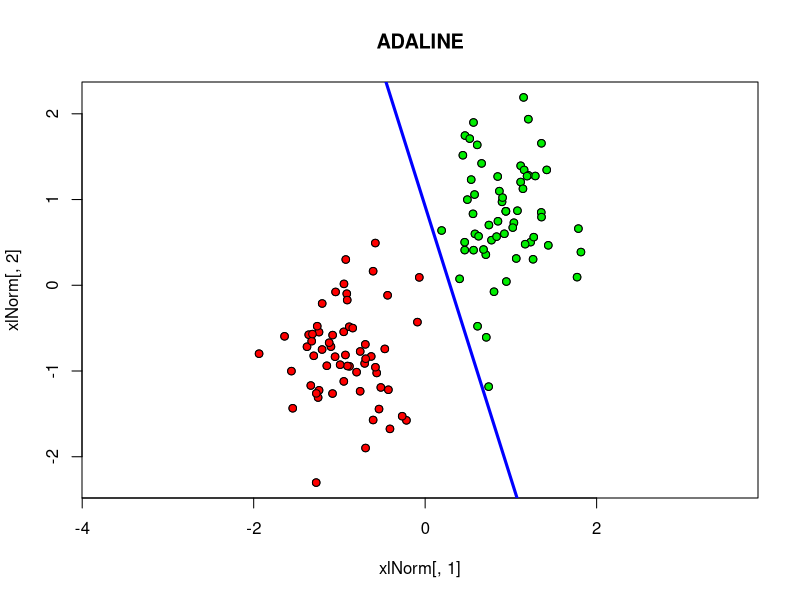

This figure's R source:
adaline <- function(x)
{
  return ((x-1)^2)
} 

normal <- function(xl) 
  {
  n <- dim(xl)[2] - 1
  for (i in 1:n) {
    xl[, i] <- (xl[, i] - mean(xl[, i])) / sd(xl[, i])
  }
  return(xl)
}

base <- function(xl) 
  {
  l <- dim(xl)[1]
  n <- dim(xl)[2] - 1
  xl <- cbind(xl[, 1:n], seq(from = -1, to = -1, length.out = l), xl[, n + 1])
}

sg <- function(xl, eta = 0.2, lambda = 1/60) 
  {
  l <- dim(xl)[1]
  n <- dim(xl)[2] - 1
  w <- c(1/2, 1/2, 1/2)
  iterCount <- 0
  Q <- 0
  for (i in 1:l) {
    wx <- sum(w * xl[i, 1:n])
    margin <- wx * xl[i, n + 1]
    Q <- Q + adaline(margin)
  }
  repeat 
    {
    margins <- array(dim = l)
    for (i in 1:l)
    {
      xi <- xl[i, 1:n]
      yi <- xl[i, n + 1]
      margins[i] <- crossprod(w, xi) * yi 
    }
    errorIndexes <- which(margins <= 0) 
    if (length(errorIndexes) > 0)
    {
      i <- sample(1:l, 1)
      iterCount <- iterCount + 1
      xi <- xl[i, 1:n]
      yi <- xl[i, n + 1]
      wx <- crossprod(w, xi)
      margin <- wx * yi
      ex <- adaline(margin)
      w <- w - eta * (wx - yi) * xi
      Qprev <- Q
      Q <- (1 - lambda) * Q + lambda * ex 
    } else
    {
      break
    }
  }
  return(w) 
}

main <- function(ObjectsCountofEachClass) 
  {
  library(MASS)
  sigma <- matrix(c(3,0,0,7),2,2)
  xy1 <- mvrnorm (ObjectsCountofEachClass,c(1,1),sigma)
  xy2 <- mvrnorm (ObjectsCountofEachClass,c(9,7),sigma)
  xl <- rbind(cbind(xy1, 1), cbind(xy2, -1))
  #print(xl);
  xlNorm <- normal(xl)
  xlNorm <- base(xlNorm)
  colors <- c("green2", "red")
  plot(xlNorm[, 1], xlNorm[, 2], pch = 21, asp = 1, main="ADALINE")
  for (i in 1:dim(xlNorm)[1]) 
    {
    points(xlNorm[i, 1], xlNorm[i, 2], pch = 21, bg = colors[ifelse((xl[i, 3] < 0), 1, 2)], asp = 1)
  }
  w <- sg(xlNorm)
  #print(w)
  abline(a = w[3] / w[2], b = -w[1] / w[2], lwd = 3, col = "blue")
}

main(60)

